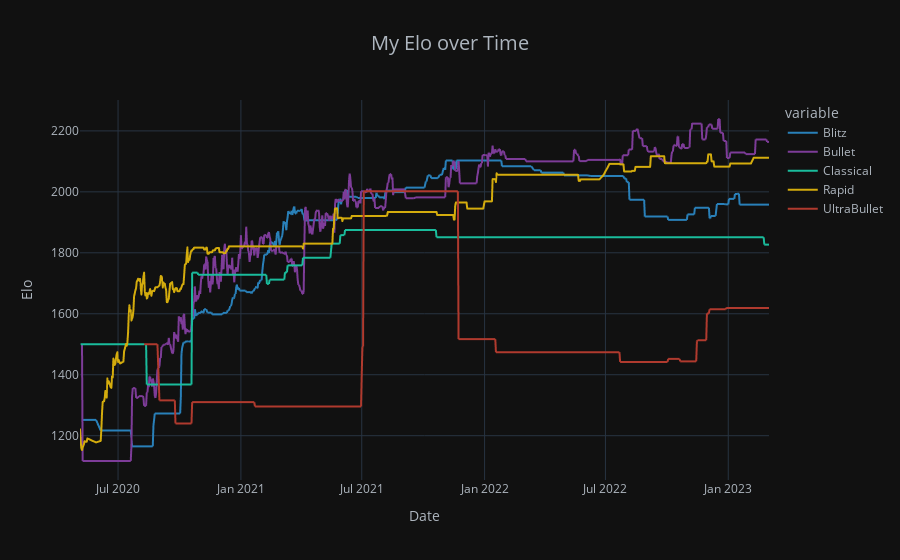

Write notebook code for a chart like this one.
### Markdown cell above
## How does my ELO rating evolve over time, and are there any patterns or fluctuations in my rating?

### Code cell
Standard_df = df[df['variant']=='Standard']
Games_per_Month = Standard_df[['my_elo','date','chess_type']]
pivot_table = pd.pivot_table(Games_per_Month,index='date',columns='chess_type',values='my_elo',aggfunc='last')
pivot_table.fillna(method='ffill', inplace=True)
Date = pivot_table.index

fig = px.line(pivot_table,x=Date,y=['Blitz','Bullet','Classical','Rapid','UltraBullet'],title='My Elo over Time',
             color_discrete_sequence=[blue,purple,green,yellow,red])
fig.update_layout(font_color = '#AEB6BF',title_x = 0.5,title_font_size = 20,
                  xaxis_title = 'Date',yaxis_title = 'Elo')
fig.show()

### Figure 1 — Plotly figure (JSON) as saved in the notebook; plotly's stock layout.template omitted (floating-point values rounded to 4 significant figures; data arrays with more than 128 entries replaced by an {"elided": "..."} marker saying what was removed)
{"data": [{"hovertemplate": "variable=Blitz<br>date=%{x}<br>value=%{y}<extra></extra>", "legendgroup": "Blitz", "line": {"color": "#2980B9", "dash": "solid"}, "marker": {"symbol": "circle"}, "mode": "lines", "name": "Blitz", "showlegend": true, "type": "scattergl", "x": {"elided": "874 str values"}, "xaxis": "x", "y": {"elided": "874 int values"}, "yaxis": "y"}, {"hovertemplate": "variable=Bullet<br>date=%{x}<br>value=%{y}<extra></extra>", "legendgroup": "Bullet", "line": {"color": "#7D3C98", "dash": "solid"}, "marker": {"symbol": "circle"}, "mode": "lines", "name": "Bullet", "showlegend": true, "type": "scattergl", "x": {"elided": "874 str values"}, "xaxis": "x", "y": {"elided": "874 int values"}, "yaxis": "y"}, {"hovertemplate": "variable=Classical<br>date=%{x}<br>value=%{y}<extra></extra>", "legendgroup": "Classical", "line": {"color": "#1ABC9C", "dash": "solid"}, "marker": {"symbol": "circle"}, "mode": "lines", "name": "Classical", "showlegend": true, "type": "scattergl", "x": {"elided": "874 str values"}, "xaxis": "x", "y": {"elided": "874 int values"}, "yaxis": "y"}, {"hovertemplate": "variable=Rapid<br>date=%{x}<br>value=%{y}<extra></extra>", "legendgroup": "Rapid", "line": {"color": "#D4AC0D", "dash": "solid"}, "marker": {"symbol": "circle"}, "mode": "lines", "name": "Rapid", "showlegend": true, "type": "scattergl", "x": {"elided": "874 str values"}, "xaxis": "x", "y": {"elided": "874 int values"}, "yaxis": "y"}, {"hovertemplate": "variable=UltraBullet<br>date=%{x}<br>value=%{y}<extra></extra>", "legendgroup": "UltraBullet", "line": {"color": "#B03A2E", "dash": "solid"}, "marker": {"symbol": "circle"}, "mode": "lines", "name": "UltraBullet", "showlegend": true, "type": "scattergl", "x": {"elided": "874 str values"}, "xaxis": "x", "y": {"elided": "874 int values"}, "yaxis": "y"}], "layout": {"font": {"color": "#AEB6BF"}, "legend": {"title": {"text": "variable"}, "tracegroupgap": 0}, "title": {"font": {"size": 20}, "text": "My Elo over Time", "x": 0.5}, "xaxis": {"anchor": "y", "domain": [0, 1], "title": {"text": "Date"}}, "yaxis": {"anchor": "x", "domain": [0, 1], "title": {"text": "Elo"}}}}
